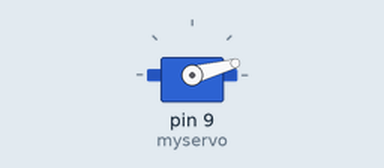
The sketch below on a simulated Arduino Uno, built with avr-gcc and run on an emulated ATmega328P. Shown: servo.

Above: at 0.05 s.
At 0.2 s:
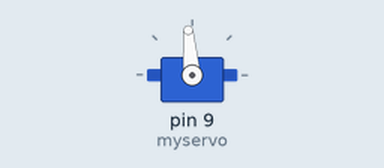
At 0.35 s:
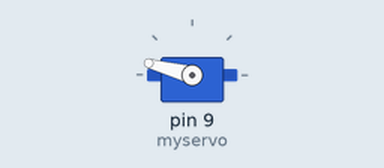
At 0.65 s:
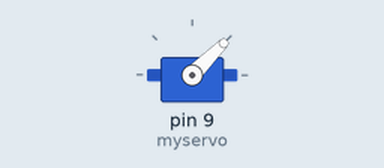
Timing chart, 0 to 3.0 s (numbered marks = the images above):
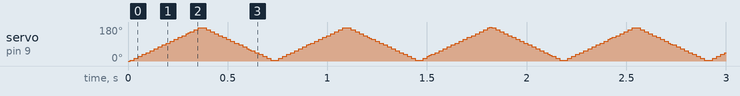

The sketch:

Code_servo.ino
```cpp
#include <Servo.h>
Servo myservo;

int pos = 0;                           //Position initial du servo à 0°

void setup()
{
  myservo.attach(9);                  //Servo relié à la broche 9
}

void loop()
{
  for(pos = 0; pos < 180; pos += 5)   //Servo se déplace de 0 degré à 180 degré par pas de 5°
  {
    myservo.write(pos);               //Transmettre à la variable 'pos' la position
    delay(10);                        //Attendre 10ms pour que le servo atteigne la position
  }
  for(pos = 180; pos >= 1; pos -= 5)  //Servo se déplace de 180 degré à 0 degré par pas de 5°
  {
    myservo.write(pos);               //Transmettre à la variable 'pos' la position
    delay(10);                        //Attendre 10ms pour que le servo atteigne la position
  }
}
```
